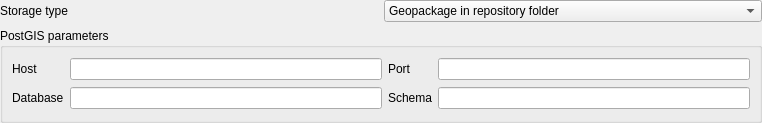
<?xml version="1.0" encoding="UTF-8"?>
<ui version="4.0">
 <class>Form</class>
 <widget class="QWidget" name="Form">
  <property name="geometry">
   <rect>
    <x>0</x>
    <y>0</y>
    <width>762</width>
    <height>123</height>
   </rect>
  </property>
  <property name="windowTitle">
   <string>Form</string>
  </property>
  <layout class="QGridLayout" name="gridLayout_2">
   <property name="leftMargin">
    <number>0</number>
   </property>
   <property name="topMargin">
    <number>0</number>
   </property>
   <property name="rightMargin">
    <number>0</number>
   </property>
   <property name="bottomMargin">
    <number>0</number>
   </property>
   <item row="0" column="0">
    <widget class="QLabel" name="label">
     <property name="text">
      <string>Storage type</string>
     </property>
    </widget>
   </item>
   <item row="0" column="1">
    <widget class="QComboBox" name="comboStorageType">
     <item>
      <property name="text">
       <string>Geopackage in repository folder</string>
      </property>
     </item>
     <item>
      <property name="text">
       <string>PostGIS database</string>
      </property>
     </item>
    </widget>
   </item>
   <item row="1" column="0" colspan="2">
    <widget class="QGroupBox" name="grpPostgis">
     <property name="title">
      <string>PostGIS parameters</string>
     </property>
     <layout class="QGridLayout" name="gridLayout">
      <item row="1" column="2">
       <widget class="QLabel" name="label_5">
        <property name="text">
         <string>Schema</string>
        </property>
       </widget>
      </item>
      <item row="0" column="0">
       <widget class="QLabel" name="label_2">
        <property name="text">
         <string>Host</string>
        </property>
       </widget>
      </item>
      <item row="0" column="1">
       <widget class="QLineEdit" name="txtHost"/>
      </item>
      <item row="0" column="3">
       <widget class="QLineEdit" name="txtPort"/>
      </item>
      <item row="0" column="2">
       <widget class="QLabel" name="label_3">
        <property name="text">
         <string>Port</string>
        </property>
       </widget>
      </item>
      <item row="1" column="0">
       <widget class="QLabel" name="label_4">
        <property name="text">
         <string>Database</string>
        </property>
       </widget>
      </item>
      <item row="1" column="1">
       <widget class="QLineEdit" name="txtDatabase"/>
      </item>
      <item row="1" column="3">
       <widget class="QLineEdit" name="txtSchema"/>
      </item>
     </layout>
    </widget>
   </item>
  </layout>
 </widget>
 <resources/>
 <connections/>
</ui>
